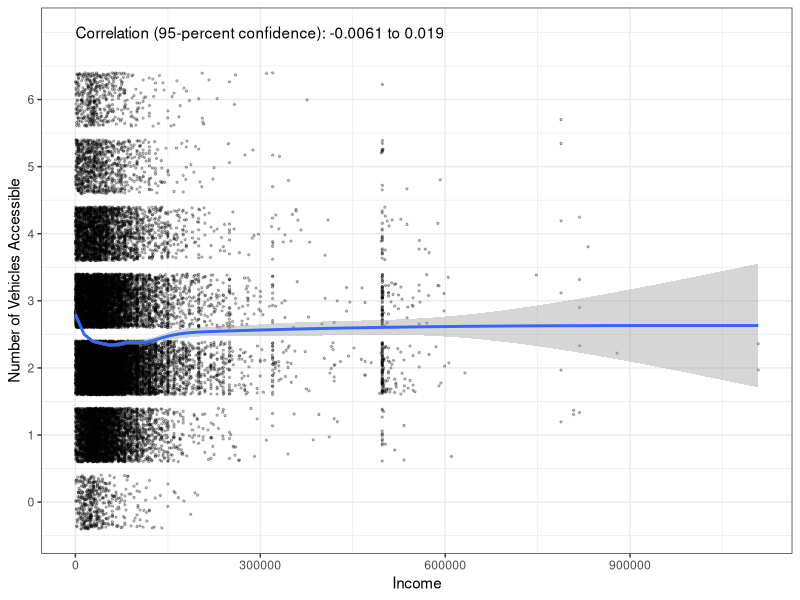
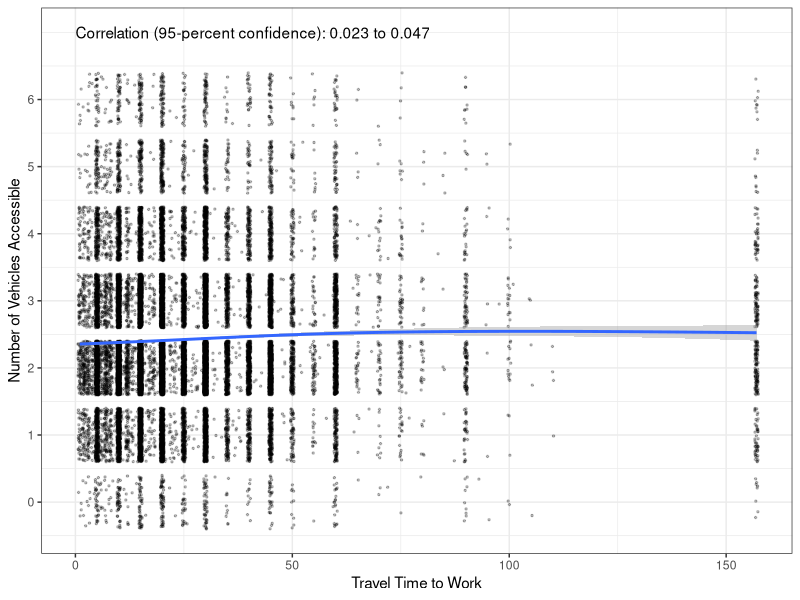
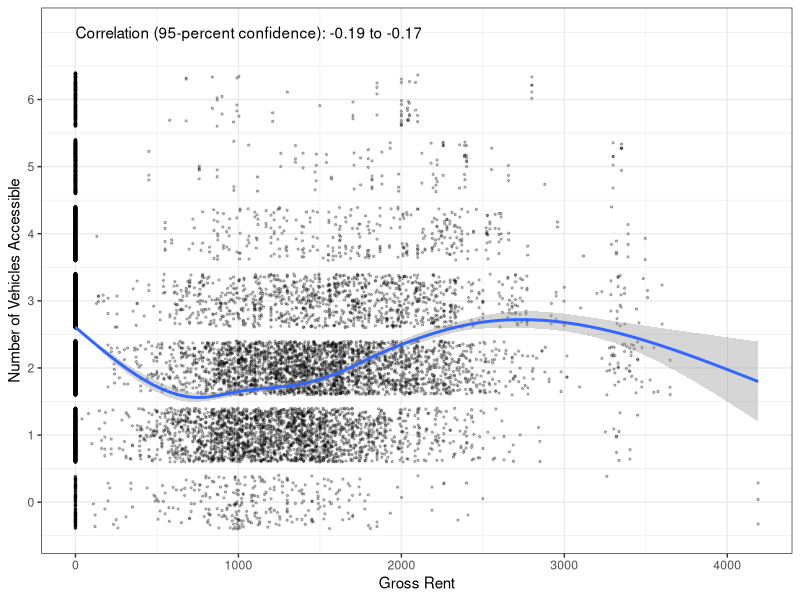
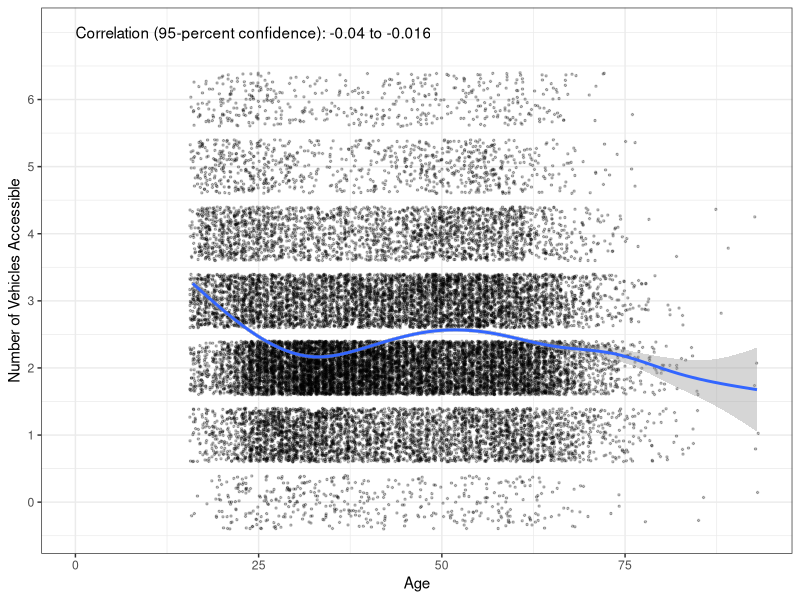
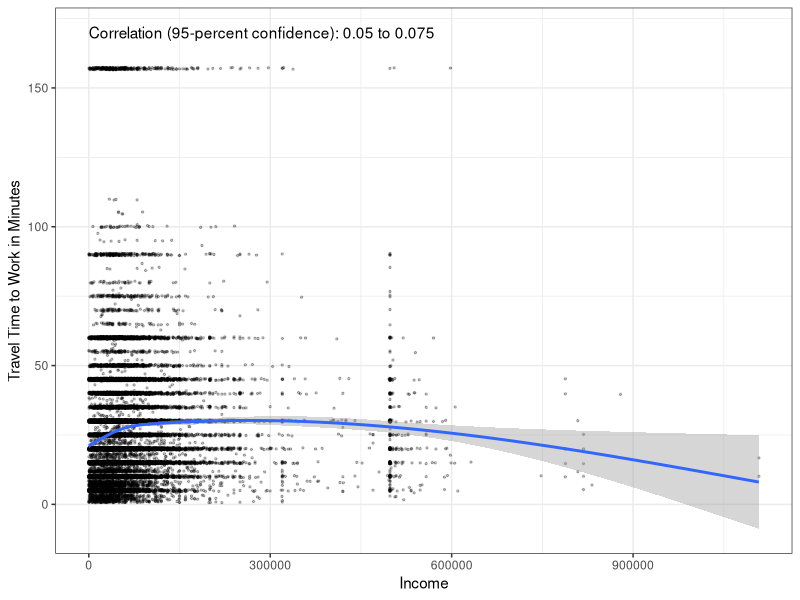
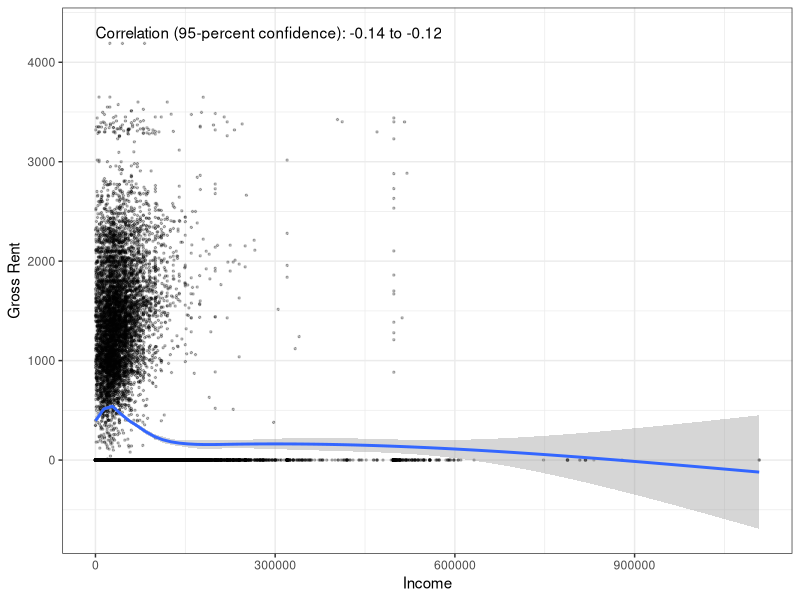
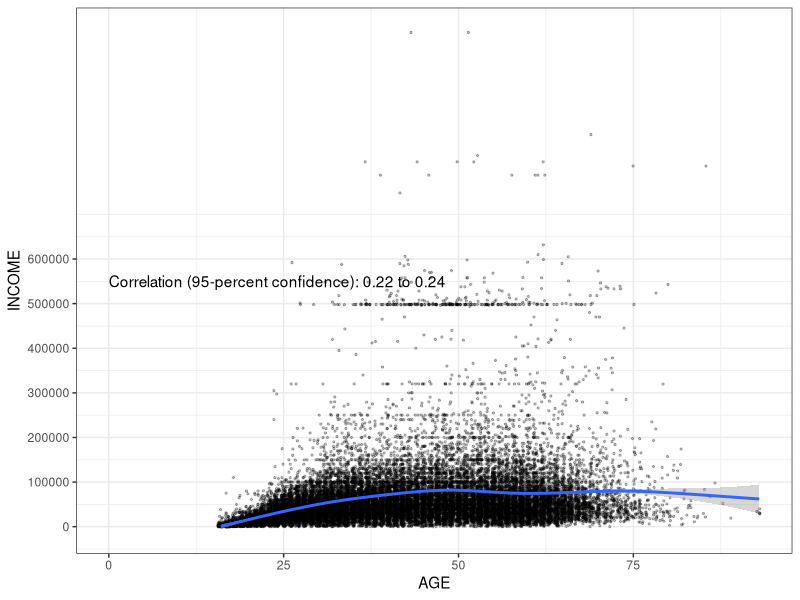
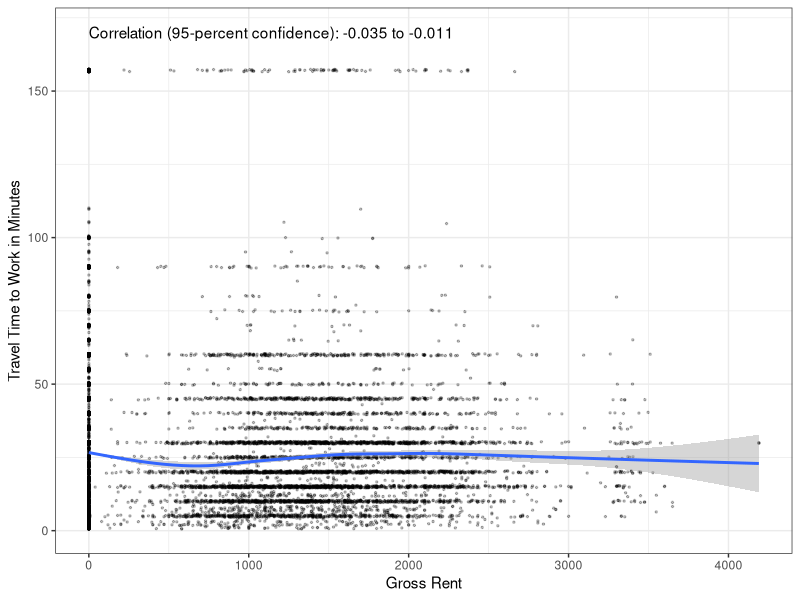

These figures' R source, in order: (Note: this script raises an error after producing the figures.)
## ---- chunk 1
knitr::opts_chunk$set(echo = TRUE, warning=FALSE, message=FALSE)
## ---- chunk 2
library(tidyverse)
library(ggplot2)
## ---- chunk 3
transpo_data <- read.csv("transpo_data.csv") %>%
  mutate(meansTW = case_when(
    JWTR_label=="Bicycle"~"Bicycle",
    JWTR_label=="Bus or trolley bus"~"Bus or\ntrolley bus",
    JWTR_label=="Car, truck, or van"~"Car, truck,\nor van",
    JWTR_label=="Motorcycle"~"Motorcycle",
    JWTR_label=="Other method"~"Other",
    JWTR_label=="Railroad"~"Railroad",
    JWTR_label=="Streetcar or trolley car (carro publico in Puerto Rico)"~"Streetcar or\ntrolley car",
    JWTR_label=="Subway or elevated"~"Subway or\nelevated",
    JWTR_label=="Taxicab"~"Taxicab",
    JWTR_label=="Walked"~"Walk")) %>%
  mutate(edu = case_when(
    SCHL_label=="Some college, but less than 1 year"~"<1 year of college",
    SCHL_label=="Regular high school diploma"~"High school diploma",
    SCHL_label=="Bachelor's degree"~"Bachelor's degree",
    SCHL_label=="1 or more years of college credit, no degree"~"> 1 yr of college,\nno degree",
    SCHL_label=="Master's degree"~"Master's degree",
    SCHL_label=="GED or alternative credential"~"GED",
    SCHL_label=="Doctorate degree"~"Doctorate degree",
    SCHL_label=="Associate's degree"~"Associate's degree",
    SCHL_label=="Grade 8"~"Grade 8",
    SCHL_label=="Grade 7"~"Grade 7",
    SCHL_label=="Grade 10"~"Grade 10",
    SCHL_label=="12th grade - no diploma"~"12th grade -\nno diploma",
    SCHL_label=="Grade 6"~"Grade 6",
    SCHL_label=="Grade 11"~"Grade 11",
    SCHL_label=="Professional degree beyond a bachelor's degree"~"Professional degree",
    SCHL_label=="Grade 9"~"Grade 9",
    SCHL_label=="No schooling completed"~"No schooling",
    SCHL_label=="Grade 5"~"Grade 5",
    SCHL_label=="Grade 4"~"Grade 4",
    SCHL_label=="Nursery school, preschool"~"Preschool",
    SCHL_label=="Grade 3"~"Grade 3",
    SCHL_label=="Grade 1"~"Grade 1",
    SCHL_label=="Kindergarten"~"Kindergarten",
    SCHL_label=="Grade 2"~"Grade 2"))

## ---- chunk 4
veh_inc_correlation <- cor.test(transpo_data$vehicle, transpo_data$PINCP)

veh_inc_correlation
## ---- chunk 5
options(scipen = 999)
ggplot(transpo_data, aes(x = PINCP, y = vehicle)) +
  geom_point(size = 0.5, alpha = 0.25, position = "jitter") +
  geom_smooth() +
  theme_bw() +
  scale_x_continuous(name = "Income") +
  scale_y_continuous(name = "Number of Vehicles Accessible", 
                     breaks = seq(0, 6, by = 1),
                     labels = paste(prettyNum(seq(0, 6, by = 1),
                                              big.mark = ","))) +
  annotate(geom = "text", x = 0, y = 7, 
           label = paste("Correlation (95-percent confidence):",
                         prettyNum(veh_inc_correlation$conf.int[1], digits = 2), 
                         "to",
                         prettyNum(veh_inc_correlation$conf.int[2], digits = 2)),
           hjust = 0)
  
## ---- chunk 6
veh_time_correlation <- cor.test(transpo_data$vehicle, transpo_data$JWMNP)

veh_time_correlation
## ---- chunk 7
options(scipen = 999)
ggplot(transpo_data, aes(x = JWMNP, y = vehicle)) +
  geom_point(size = 0.5, alpha = 0.25, position = "jitter") +
  geom_smooth() +
  theme_bw() +
  scale_x_continuous(name = "Travel Time to Work") +
  scale_y_continuous(name = "Number of Vehicles Accessible", 
                     breaks = seq(0, 6, by = 1),
                     labels = paste(prettyNum(seq(0, 6, by = 1),
                                              big.mark = ","))) +
  annotate(geom = "text", x = 0, y = 7, 
           label = paste("Correlation (95-percent confidence):",
                         prettyNum(veh_time_correlation$conf.int[1], digits = 2), 
                         "to",
                         prettyNum(veh_time_correlation$conf.int[2], digits = 2)),
           hjust = 0)
  
## ---- chunk 8
veh_rent_correlation <- cor.test(transpo_data$vehicle, transpo_data$GRNTP)

veh_rent_correlation
## ---- chunk 9
options(scipen = 999)
ggplot(transpo_data, aes(x = GRNTP, y = vehicle)) +
  geom_point(size = 0.5, alpha = 0.25, position = "jitter") +
  geom_smooth() +
  theme_bw() +
  scale_x_continuous(name = "Gross Rent") +
  scale_y_continuous(name = "Number of Vehicles Accessible", 
                     breaks = seq(0, 6, by = 1),
                     labels = paste(prettyNum(seq(0, 6, by = 1),
                                              big.mark = ","))) +
  annotate(geom = "text", x = 0, y = 7, 
           label = paste("Correlation (95-percent confidence):",
                         prettyNum(veh_rent_correlation$conf.int[1], digits = 2), 
                         "to",
                         prettyNum(veh_rent_correlation$conf.int[2], digits = 2)),
           hjust = 0)
  
## ---- chunk 10
veh_age_correlation <- cor.test(transpo_data$vehicle, transpo_data$AGEP)

veh_age_correlation
## ---- chunk 11
options(scipen = 999)
ggplot(transpo_data, aes(x = AGEP, y = vehicle)) +
  geom_point(size = 0.5, alpha = 0.25, position = "jitter") +
  geom_smooth() +
  theme_bw() +
  scale_x_continuous(name = "Age") +
  scale_y_continuous(name = "Number of Vehicles Accessible", 
                     breaks = seq(0, 6, by = 1),
                     labels = paste(prettyNum(seq(0, 6, by = 1),
                                              big.mark = ","))) +
  annotate(geom = "text", x = 0, y = 7, 
           label = paste("Correlation (95-percent confidence):",
                         prettyNum(veh_age_correlation$conf.int[1], digits = 2), 
                         "to",
                         prettyNum(veh_age_correlation$conf.int[2], digits = 2)),
           hjust = 0)
  
## ---- chunk 12
income_time_correlation <- cor.test(transpo_data$PINCP, transpo_data$JWMNP)

income_time_correlation
## ---- chunk 13
options(scipen = 999)
ggplot(transpo_data, aes(x = PINCP, y = JWMNP)) +
  geom_point(size = 0.5, alpha = 0.25, position = "jitter") +
  geom_smooth() +
  theme_bw() +
  scale_x_continuous(name = "Income") +
  scale_y_continuous(name = "Travel Time to Work in Minutes") +
  annotate(geom = "text", x = 0, y = 170, 
           label = paste("Correlation (95-percent confidence):",
                         prettyNum(income_time_correlation$conf.int[1], digits = 2), 
                         "to",
                         prettyNum(income_time_correlation$conf.int[2], digits = 2)),
           hjust = 0)
  
## ---- chunk 14
income_rent_correlation <- cor.test(transpo_data$PINCP, transpo_data$GRNTP)

income_rent_correlation
## ---- chunk 15
options(scipen = 999)
ggplot(transpo_data, aes(x = PINCP, y = GRNTP)) +
  geom_point(size = 0.5, alpha = 0.25, position = "jitter") +
  geom_smooth() +
  theme_bw() +
  scale_x_continuous(name = "Income") +
  scale_y_continuous(name = "Gross Rent") +
  annotate(geom = "text", x = 0, y = 4300, 
           label = paste("Correlation (95-percent confidence):",
                         prettyNum(income_rent_correlation$conf.int[1], digits = 2), 
                         "to",
                         prettyNum(income_rent_correlation$conf.int[2], digits = 2)),
           hjust = 0)
  
## ---- chunk 16
income_age_correlation <- cor.test(transpo_data$PINCP, transpo_data$AGEP)

income_age_correlation
## ---- chunk 17
options(scipen = 999)
ggplot(transpo_data, aes(x = AGEP, y = PINCP)) +
  geom_point(size = 0.5, alpha = 0.25, position = "jitter") +
  geom_smooth() +
  theme_bw() +
  scale_x_continuous(name = "AGE") +
  scale_y_continuous(name = "INCOME",
                     breaks = seq(0, 600000, by = 100000)) +
  annotate(geom = "text", x = 0, y = 550000, 
           label = paste("Correlation (95-percent confidence):",
                         prettyNum(income_age_correlation$conf.int[1], digits = 2), 
                         "to",
                         prettyNum(income_age_correlation$conf.int[2], digits = 2)),
           hjust = 0)
  
## ---- chunk 18
time_rent_correlation <- cor.test(transpo_data$GRNTP, transpo_data$JWMNP)

time_rent_correlation
## ---- chunk 19
options(scipen = 999)
ggplot(transpo_data, aes(x = GRNTP, y = JWMNP)) +
  geom_point(size = 0.5, alpha = 0.25, position = "jitter") +
  geom_smooth() +
  theme_bw() +
  scale_x_continuous(name = "Gross Rent") +
  scale_y_continuous(name = "Travel Time to Work in Minutes") +
  annotate(geom = "text", x = 0, y = 170, 
           label = paste("Correlation (95-percent confidence):",
                         prettyNum(time_rent_correlation$conf.int[1], digits = 2), 
                         "to",
                         prettyNum(time_rent_correlation$conf.int[2], digits = 2)),
           hjust = 0)
  
## ---- chunk 20
time_age_correlation <- cor.test(transpo_data$AGEP, transpo_data$JWMNP)

time_age_correlation
## ---- chunk 21
options(scipen = 999)
ggplot(transpo_data, aes(x = AGEP, y = JWMNP)) +
  geom_point(size = 0.5, alpha = 0.25, position = "jitter") +
  geom_smooth() +
  theme_bw() +
  scale_x_continuous(name = "Age") +
  scale_y_continuous(name = "Travel Time to Work in Minutes") +
  annotate(geom = "text", x = 0, y = 170, 
           label = paste("Correlation (95-percent confidence):",
                         prettyNum(time_age_correlation$conf.int[1], digits = 2), 
                         "to",
                         prettyNum(time_age_correlation$conf.int[2], digits = 2)),
           hjust = 0)
  
## ---- chunk 22
age_rent_correlation <- cor.test(transpo_data$AGEP, transpo_data$GRNTP)

age_rent_correlation
## ---- chunk 23
options(scipen = 999)
ggplot(transpo_data, aes(x = AGEP, y = GRNTP)) +
  geom_point(size = 0.5, alpha = 0.25, position = "jitter") +
  geom_smooth() +
  theme_bw() +
  scale_x_continuous(name = "Age") +
  scale_y_continuous(name = "Rent") +
  annotate(geom = "text", x = 0, y = 5000, 
           label = paste("Correlation (95-percent confidence):",
                         prettyNum(age_rent_correlation$conf.int[1], digits = 2), 
                         "to",
                         prettyNum(age_rent_correlation$conf.int[2], digits = 2)),
           hjust = 0)
  
## ---- chunk 24
veh_difference = t.test(vehicle ~ SEX_label == "Male",
                    data = transpo_data)
veh_difference
## ---- chunk 25
ggplot(transpo_data, aes(x = SEX_label, y = vehicle)) +
  geom_boxplot() +
  theme_bw() +
  scale_x_discrete(name = "Sex",
                   labels = c("Female", "Male")) +
   scale_y_continuous(name = "Number of Vehicles Accessible", 
                     breaks = seq(0, 6, by = 1),
                     labels = paste(prettyNum(seq(0, 6, by = 1),
                                              big.mark = ","))) +
  annotate(geom = "text", x = 1.5, y = 3, size = 3,
           label = paste("Difference in means\n(95% confidence):\n",
                         prettyNum(abs(veh_difference$conf.int[2]), 
                                   digits = 3), " to ",
                         prettyNum(abs(veh_difference$conf.int[1]), 
                                   digits = 3),
                         sep = "")) +
  annotate(geom = "text", x = 1, y = veh_difference$estimate[1], size = 3,
           label = paste("Mean (95% confidence):",
                         prettyNum(veh_difference$estimate[1], digits = 3))) +
  annotate(geom = "text", x = 2, y = veh_difference$estimate[2], size = 3,
           label = paste("Mean (95% confidence):",
                         prettyNum(veh_difference$estimate[2], digits = 3)))
## ---- chunk 26
income_difference = t.test(PINCP ~ SEX_label == "Male",
                    data = transpo_data)
income_difference
## ---- chunk 27
ggplot(transpo_data, aes(x = SEX_label, y = PINCP)) +
  geom_violin() +
  theme_bw() +
  scale_x_discrete(name = "Sex",
                   labels = c("Female", "Male")) +
   scale_y_continuous(name = "Income", 
                     breaks = seq(0, 500000, by = 50000),
                     labels = paste("$", 
                                    prettyNum(seq(0, 500000, by = 50000),
                                              big.mark = ","))) +
  annotate(geom = "text", x = 1.5, y = 250000, size = 3,
           label = paste("Difference in means\n(95% confidence):\n$",
                         prettyNum(abs(income_difference$conf.int[2]), 
                                   digits = 0), " to $",
                         prettyNum(abs(income_difference$conf.int[1]), 
                                   digits = 0),
                         sep = "")) +
  annotate(geom = "text", x = 1, y = income_difference$estimate[1], size = 3,
           label = paste("Mean (95% confidence):\n$",
                         prettyNum(income_difference$estimate[1], digits = 0))) +
  annotate(geom = "text", x = 2, y = income_difference$estimate[2], size = 3,
           label = paste("Mean (95% confidence):\n$",
                         prettyNum(income_difference$estimate[2], digits = 0)))
## ---- chunk 28
time_difference = t.test(JWMNP ~ SEX_label == "Male",
                    data = transpo_data)
time_difference
## ---- chunk 29
ggplot(transpo_data, aes(x = SEX_label, y = JWMNP)) +
  geom_violin() +
  theme_bw() +
  scale_x_discrete(name = "Sex",
                   labels = c("Female", "Male")) +
   scale_y_continuous(name = "Travel time to work in minutes", 
                     breaks = seq(0, 150, by = 15),
                     labels = paste(prettyNum(seq(0, 150, by = 15),
                                              big.mark = ","))) +
  annotate(geom = "text", x = 1.5, y = 75, size = 3,
           label = paste("Difference in means\n(95% confidence):\n",
                         prettyNum(abs(time_difference$conf.int[2]), 
                                   digits = 3), " to ",
                         prettyNum(abs(time_difference$conf.int[1]), 
                                   digits = 3),
                         sep = "")) +
  annotate(geom = "text", x = 1, y = time_difference$estimate[1], size = 3,
           label = paste("Mean (95% confidence):\n",
                         prettyNum(time_difference$estimate[1], digits = 3))) +
  annotate(geom = "text", x = 2, y = time_difference$estimate[2], size = 3,
           label = paste("Mean (95% confidence):\n",
                         prettyNum(time_difference$estimate[2], digits = 3)))
## ---- chunk 30
rent_difference = t.test(GRNTP ~ SEX_label == "Male",
                    data = transpo_data)
rent_difference
## ---- chunk 31
ggplot(transpo_data, aes(x = SEX_label, y = GRNTP)) +
  geom_violin() +
  theme_bw() +
  scale_x_discrete(name = "Sex",
                   labels = c("Female", "Male")) +
   scale_y_continuous(name = "Rent", 
                     breaks = seq(0, 5000, by = 500),
                     labels = paste("$", 
                                    prettyNum(seq(0, 5000, by = 500),
                                              big.mark = ","))) +
  annotate(geom = "text", x = 1.5, y = 2500, size = 3,
           label = paste("Difference in means:\n$",
                         prettyNum(abs(rent_difference$conf.int[2]), 
                                   digits = 0), " to $",
                         prettyNum(abs(rent_difference$conf.int[1]), 
                                   digits = 0),
                         sep = "")) +
  annotate(geom = "text", x = 1, y = rent_difference$estimate[1], size = 3,
           label = paste("Mean:\n$",
                         prettyNum(rent_difference$estimate[1], digits = 0))) +
  annotate(geom = "text", x = 2, y = rent_difference$estimate[2], size = 3,
           label = paste("Mean:\n$",
                         prettyNum(rent_difference$estimate[2], digits = 0)))
## ---- chunk 32
age_difference = t.test(AGEP ~ SEX_label == "Male",
                    data = transpo_data)
age_difference
## ---- chunk 33
means_veh_anova <- aov(vehicle ~ meansTW, data = transpo_data)

summary(means_veh_anova)
## ---- chunk 34
means_veh_differences <- TukeyHSD(means_veh_anova)

as_tibble(cbind(pair = row.names(means_veh_differences$meansTW),
                means_veh_differences$meansTW))
## ---- chunk 35
ggplot(transpo_data, aes(x = meansTW, y = vehicle)) +
  geom_boxplot() +
  theme_bw() +
  theme(axis.text.x = element_text(angle = 90)) +
  scale_x_discrete(name = "Means of Transportation to Work") +
  scale_y_continuous(name = "Number of Accessible Vehicles", 
                     breaks = seq(0, 6, by = 1),
                     labels = paste(prettyNum(seq(0, 6, by = 1))))
  
## ---- chunk 36
means_income_anova <- aov(PINCP ~ meansTW, data = transpo_data)

summary(means_income_anova)
## ---- chunk 37
means_income_differences <- TukeyHSD(means_income_anova)

as_tibble(cbind(pair = row.names(means_income_differences$meansTW),
                means_income_differences$meansTW))
## ---- chunk 38
ggplot(transpo_data, aes(x = meansTW, y = PINCP)) +
  geom_violin() +
  theme_bw() +
  theme(axis.text.x = element_text(angle = 90)) +
  scale_x_discrete(name = "Means of Transportation to Work") +
  scale_y_continuous(name = "Income", 
                     breaks = seq(0, 500000, by = 50000),
                     labels = paste("$", 
                                    prettyNum(seq(0, 500000, by = 50000),
                                              big.mark = ",")))
  
## ---- chunk 39
means_time_anova <- aov(JWMNP ~ meansTW, data = transpo_data)

summary(means_time_anova)
## ---- chunk 40
means_time_differences <- TukeyHSD(means_time_anova)

as_tibble(cbind(pair = row.names(means_time_differences$meansTW),
                means_time_differences$meansTW))
## ---- chunk 41
ggplot(transpo_data, aes(x = meansTW, y = JWMNP)) +
  geom_boxplot() +
  theme_bw() +
  theme(axis.text.x = element_text(angle = 90)) +
  scale_x_discrete(name = "Means of Transportation to Work") +
  scale_y_continuous(name = "Travel Time to Work in Minutes", 
                     breaks = seq(0, 150, by = 15),
                     labels = paste(prettyNum(seq(0, 150, by = 15))))
  
## ---- chunk 42
means_rent_anova <- aov(GRNTP ~ meansTW, data = transpo_data)

summary(means_rent_anova)
## ---- chunk 43
means_rent_differences <- TukeyHSD(means_rent_anova)

as_tibble(cbind(pair = row.names(means_rent_differences$meansTW),
                means_rent_differences$meansTW))
## ---- chunk 44
ggplot(transpo_data, aes(x = meansTW, y = GRNTP)) +
  geom_boxplot() +
  theme_bw() +
  theme(axis.text.x = element_text(angle = 90)) +
  scale_x_discrete(name = "Means of Transportation to Work") +
  scale_y_continuous(name = "Rent", 
                     breaks = seq(0, 5000, by = 500),
                     labels = paste("$", 
                                    prettyNum(seq(0, 5000, by = 500),
                                              big.mark = ",")))
## ---- chunk 45
means_age_anova <- aov(AGEP ~ meansTW, data = transpo_data)

summary(means_age_anova)
## ---- chunk 46
means_age_differences <- TukeyHSD(means_age_anova)

as_tibble(cbind(pair = row.names(means_age_differences$meansTW),
                means_age_differences$meansTW))
## ---- chunk 47
ggplot(transpo_data, aes(x = meansTW, y = AGEP)) +
  geom_violin() +
  theme_bw() +
  theme(axis.text.x = element_text(angle = 90)) +
  scale_x_discrete(name = "Means of Transportation to Work") +
  scale_y_continuous(name = "Age", 
                     breaks = seq(0, 90, by = 10),
                     labels = paste(prettyNum(seq(0, 90, by = 10))))
  
## ---- chunk 48
ed_veh_anova <- aov(vehicle ~ edu, data = transpo_data)

summary(ed_veh_anova)
## ---- chunk 49
ed_veh_differences <- TukeyHSD(ed_veh_anova)

as_tibble(cbind(pair = row.names(ed_veh_differences$edu),
                ed_veh_differences$edu))
## ---- chunk 50
ggplot(transpo_data, aes(x = edu, y = vehicle)) +
  geom_boxplot() +
  theme_bw() +
  theme(axis.text.x = element_text(angle = 90)) +
  scale_x_discrete(name = "Educational Attainment") +
  scale_y_continuous(name = "Number of Accessible Vehicles", 
                     breaks = seq(0, 6, by = 1),
                     labels = paste(prettyNum(seq(0, 6, by = 1))))
  
## ---- chunk 51
ed_income_anova <- aov(PINCP ~ edu, data = transpo_data)

summary(ed_income_anova)
## ---- chunk 52
ed_income_differences <- TukeyHSD(ed_income_anova)

as_tibble(cbind(pair = row.names(ed_income_differences$edu),
                ed_income_differences$edu))
## ---- chunk 53
ggplot(transpo_data, aes(x = edu, y = PINCP)) +
  geom_violin() +
  theme_bw() +
  theme(axis.text.x = element_text(angle = 90)) +
  scale_x_discrete(name = "Educational Attainment") +
  scale_y_continuous(name = "Income", 
                     breaks = seq(0, 500000, by = 50000),
                     labels = paste("$", 
                                    prettyNum(seq(0, 500000, by = 50000),
                                              big.mark = ",")))
  
## ---- chunk 54
ed_time_anova <- aov(JWMNP ~ edu, data = transpo_data)

summary(ed_time_anova)
## ---- chunk 55
ed_rent_anova <- aov(GRNTP ~ edu, data = transpo_data)

summary(ed_rent_anova)
## ---- chunk 56
ed_rent_differences <- TukeyHSD(ed_rent_anova)

as_tibble(cbind(pair = row.names(ed_rent_differences$edu),
                ed_rent_differences$edu))
## ---- chunk 57
ggplot(transpo_data, aes(x = edu, y = GRNTP)) +
  geom_boxplot() +
  theme_bw() +
  theme(axis.text.x = element_text(angle = 90)) +
  scale_x_discrete(name = "Educational Attainment") +
  scale_y_continuous(name = "Rent", 
                     breaks = seq(0, 5000, by = 500),
                     labels = paste("$", 
                                    prettyNum(seq(0, 5000, by = 500),
                                              big.mark = ",")))
## ---- chunk 58
ed_age_anova <- aov(AGEP ~ edu, data = transpo_data)

summary(ed_age_anova)
## ---- chunk 59
ed_age_differences <- TukeyHSD(ed_age_anova)

as_tibble(cbind(pair = row.names(ed_age_differences$edu),
                ed_age_differences$edu))
## ---- chunk 60
ggplot(transpo_data, aes(x = edu, y = AGEP)) +
  geom_violin() +
  theme_bw() +
  theme(axis.text.x = element_text(angle = 90)) +
  scale_x_discrete(name = "Educational Attainment") +
  scale_y_continuous(name = "Age", 
                     breaks = seq(0, 90, by = 10),
                     labels = paste(prettyNum(seq(0, 90, by = 10))))
  
## ---- chunk 61
sex_means_chi_sq <- chisq.test(transpo_data$meansTW, transpo_data$SEX_label == "Male") 

sex_means_chi_sq
## ---- chunk 62
sex_means_chi_sq$observed
## ---- chunk 63
sex_means_chi_sq$expected
## ---- chunk 64
sex_edu_chi_sq <- chisq.test(transpo_data$edu, transpo_data$SEX_label == "Male") 

sex_edu_chi_sq
## ---- chunk 65
sex_edu_chi_sq$observed
## ---- chunk 66
sex_edu_chi_sq$expected
## ---- chunk 67
edu_means_chi_sq <- chisq.test(transpo_data$edu, transpo_data$meansTW) 

edu_means_chi_sq
## ---- chunk 68
edu_means_chi_sq$observed
## ---- chunk 69
edu_means_chi_sq$expected
